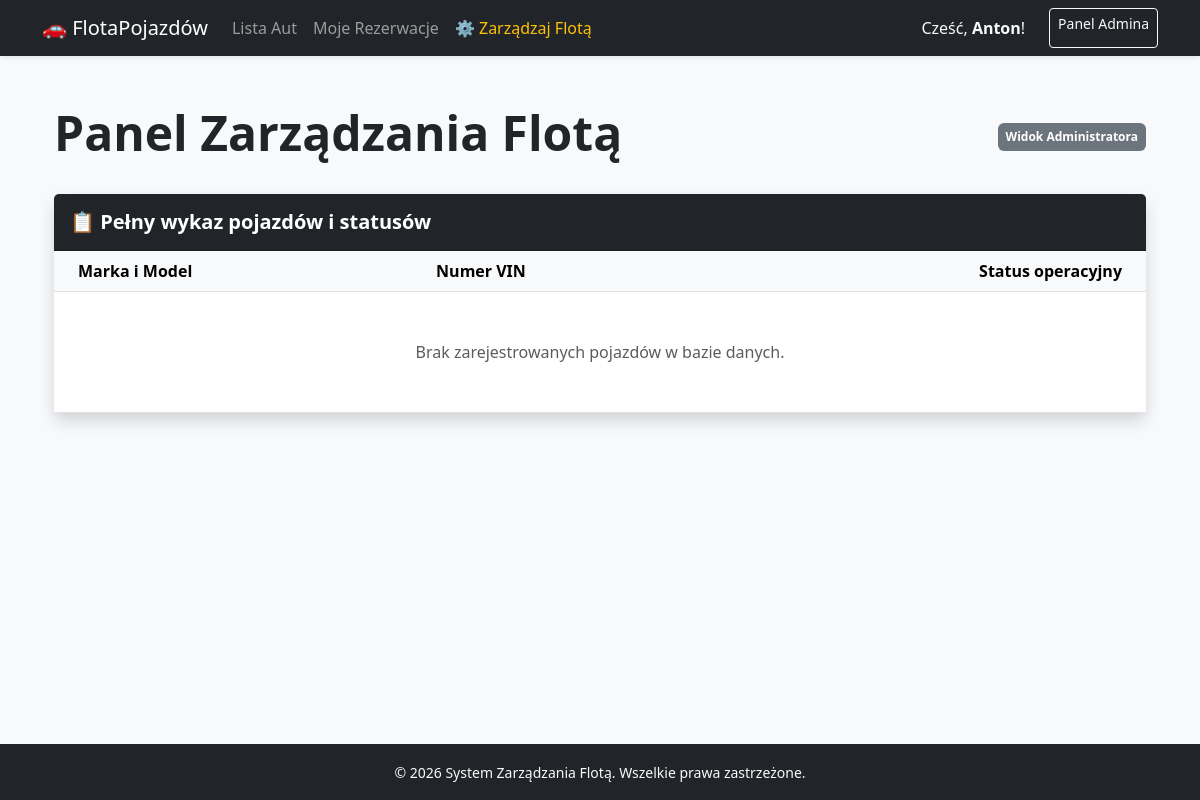
The page /manager-fleet/ (signed in) on the database as committed earlier.
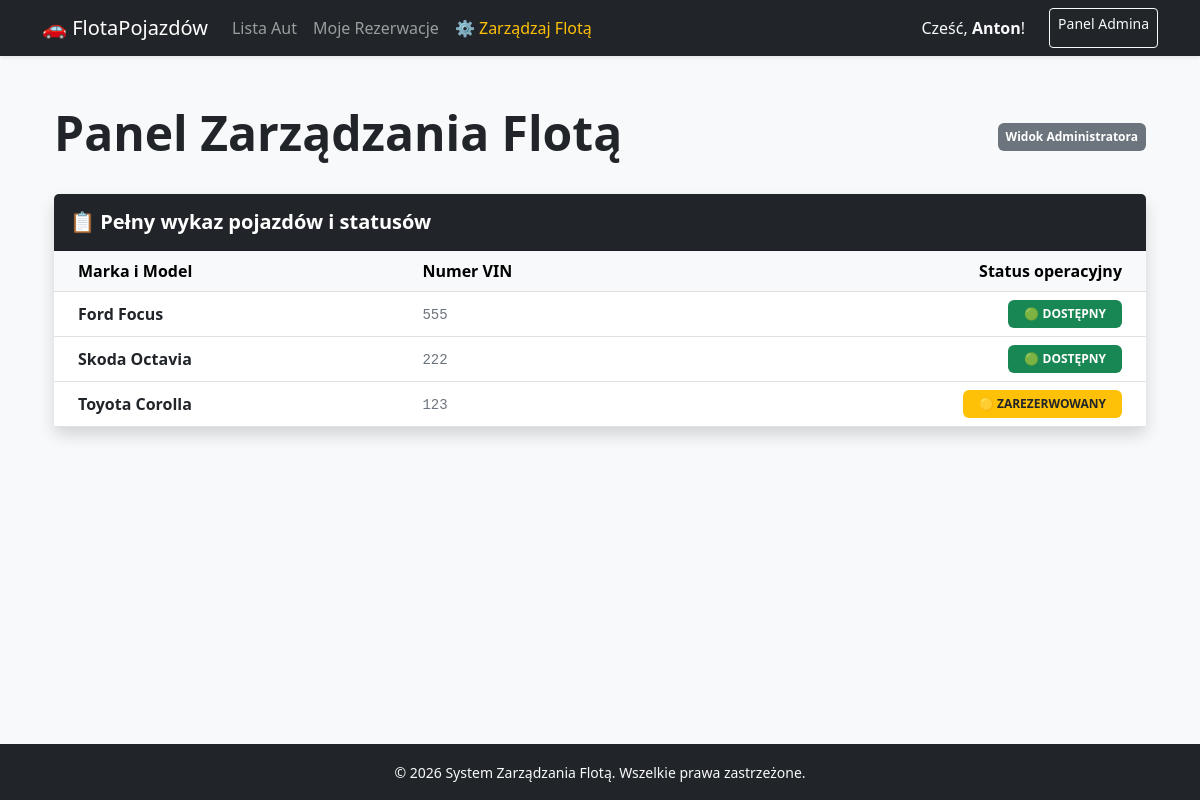
The same page on the database as committed later.
### fleet/models.py (models this page shows, shortened)
class Vehicle(models.Model):
    STATUS_CHOICES = [
        ('dostępny', 'Dostępny'),
        ('naprawa', 'W naprawie'),
        ('zarezerwowany', 'Zarezerwowany'),
    ]
    marka = models.CharField(max_length=50)
    model = models.CharField(max_length=50)
    vin = models.CharField(max_length=17, unique=True)
    rok = models.IntegerField()
    status = models.CharField(max_length=20, choices=STATUS_CHOICES, default='dostępny')

### fleet/views.py (the view)
# urls.py: path('manager-fleet/', views.admin_dashboard, name='admin_dashboard'),  # <-- TO DOPISUJEMY
@login_required
def admin_dashboard(request):
    wszystkie_auta = Vehicle.objects.all().order_by('marka')
    return render(request, 'fleet/admin_dashboard.html', {
        'vehicles': wszystkie_auta
    })

### fleet/templates/fleet/admin_dashboard.html (shortened to what this page needs)
{% extends 'fleet/base.html' %}
{% block content %}
<div class="container">
    <div class="d-flex justify-content-between align-items-center mb-4">
        <h1 class="display-5 fw-bold text-dark">Panel Zarządzania Flotą</h1>
        <span class="badge bg-secondary p-2">Widok Administratora</span>
    </div>
    <div class="card shadow border-0">
        <div class="card-header bg-dark text-white py-3">
            <h5 class="mb-0 fw-bold">📋 Pełny wykaz pojazdów i statusów</h5>
        </div>
        <div class="card-body p-0">
            <div class="table-responsive">
                <table class="table table-hover align-middle mb-0">
                    <thead class="table-light">
                        <tr>
                            <th class="ps-4">Marka i Model</th>
                            <th>Numer VIN</th>
                            <th class="pe-4 text-end">Status operacyjny</th>
                        </tr>
                    </thead>
                    <tbody>
                        {% for car in vehicles %}
                        <tr class="{% if car.status == 'dostępny' %}table-success-light{% elif car.status == 'zarezerwowany' %}table-warning-light{% endif %}">
                            <td class="ps-4 fw-bold text-dark">
                                {{ car.marka }} {{ car.model }}
                            </td>
                            <td><code class="text-secondary">{{ car.vin }}</code></td>
                            <td class="pe-4 text-end">
                                {% if car.status == 'dostępny' %}
                                    <span class="badge bg-success px-3 py-2 text-uppercase">🟢 Dostępny</span>
                                {% elif car.status == 'zarezerwowany' %}
                                    <span class="badge bg-warning text-dark px-3 py-2 text-uppercase">🟡 Zarezerwowany</span>
                                {% else %}
                                    <span class="badge bg-danger px-3 py-2 text-uppercase">🔴 Serwis / Brak</span>
                                {% endif %}
                            </td>
                        </tr>
                        {% empty %}
                        <tr>
                            <td colspan="3" class="text-center py-5 text-muted">
                                Brak zarejestrowanych pojazdów w bazie danych.
                            </td>
                        </tr>
                        {% endfor %}
                    </tbody>
                </table>
            </div>
        </div>
    </div>
</div>
{% endblock %}

Rows that differ between the two databases and show on the page:
added Vehicle: marka "Ford", model "Focus", vin "555", status "🟢 DOSTĘPNY"
added Vehicle: marka "Skoda", model "Octavia", vin "222", status "🟢 DOSTĘPNY"
added Vehicle: marka "Toyota", model "Corolla", vin "123", status "🟡 ZAREZERWOWANY"
Other text that changed with them:
text no longer shown: "Brak zarejestrowanych pojazdów w bazie danych."
